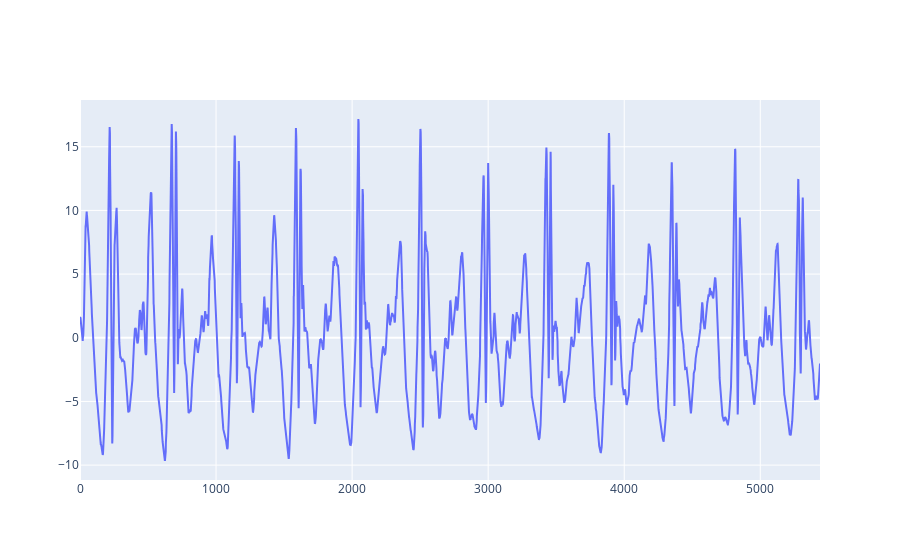

Notebook source saved alongside this figure:
### Code cell
dt = 450 * 10
data = pd.read_csv('data/long_walk_100_acc.csv', delimiter =';', decimal=',')[7007-470*2:7007+dt]

frequency = len(data)/(data['time'].values[-1]-data['time'].values[0])

assert 490 < frequency < 510, f'Bad frequency {frequency}'
print(f'Frequency {frequency}')

x_acc = ( (data['X_value'].values)**2 + (data['Y_value'].values)**2 + (data['Z_value'].values)**2)**.5
_m = np.mean(x_acc)
_std = (sum((x_acc - _m)**2)/len(x_acc))**.5

x_acc = (x_acc-_m)

t = (data['time'].values).astype(float).reshape([-1,])
t = np.linspace(0,t[-1]-t[0],len(x_acc))

fig = go.Figure()
fig.add_scatter(y = x_acc, mode='lines', name='Sum squares')
fig.show()

### Figure 1 — Plotly figure (JSON) as saved in the notebook; plotly's stock layout.template omitted (floating-point values rounded to 4 significant figures; data arrays with more than 128 entries replaced by an {"elided": "..."} marker saying what was removed)
{"data": [{"mode": "lines", "name": "Sum squares", "type": "scatter", "y": {"elided": "5440 float values"}}], "layout": {}}
